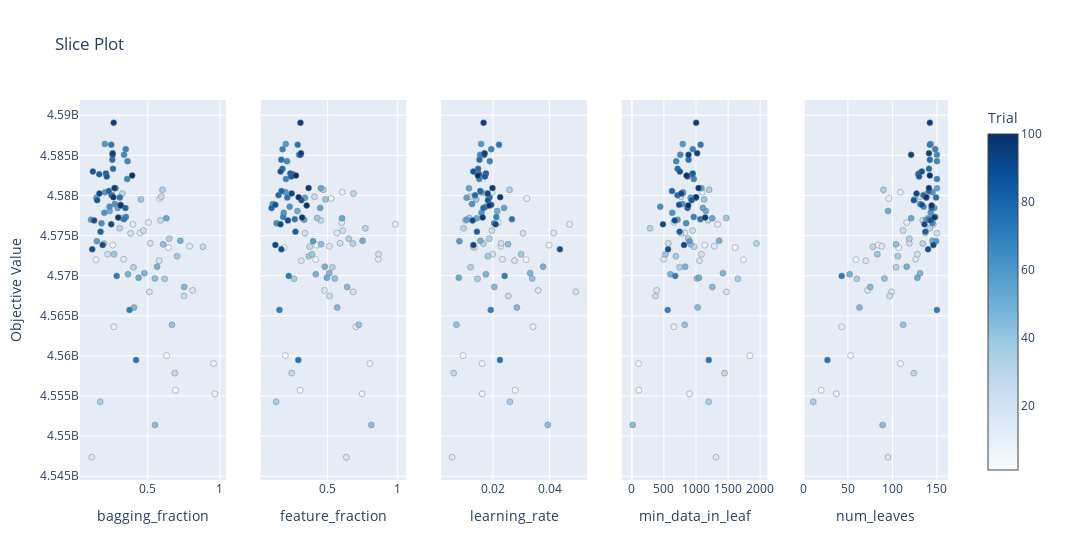

The notebook cell this image was saved under:
### Markdown cell above
El **learning rate** es un parámetro que tiene que ir acompañado por más árboles.

### Code cell
plot_slice(study)
